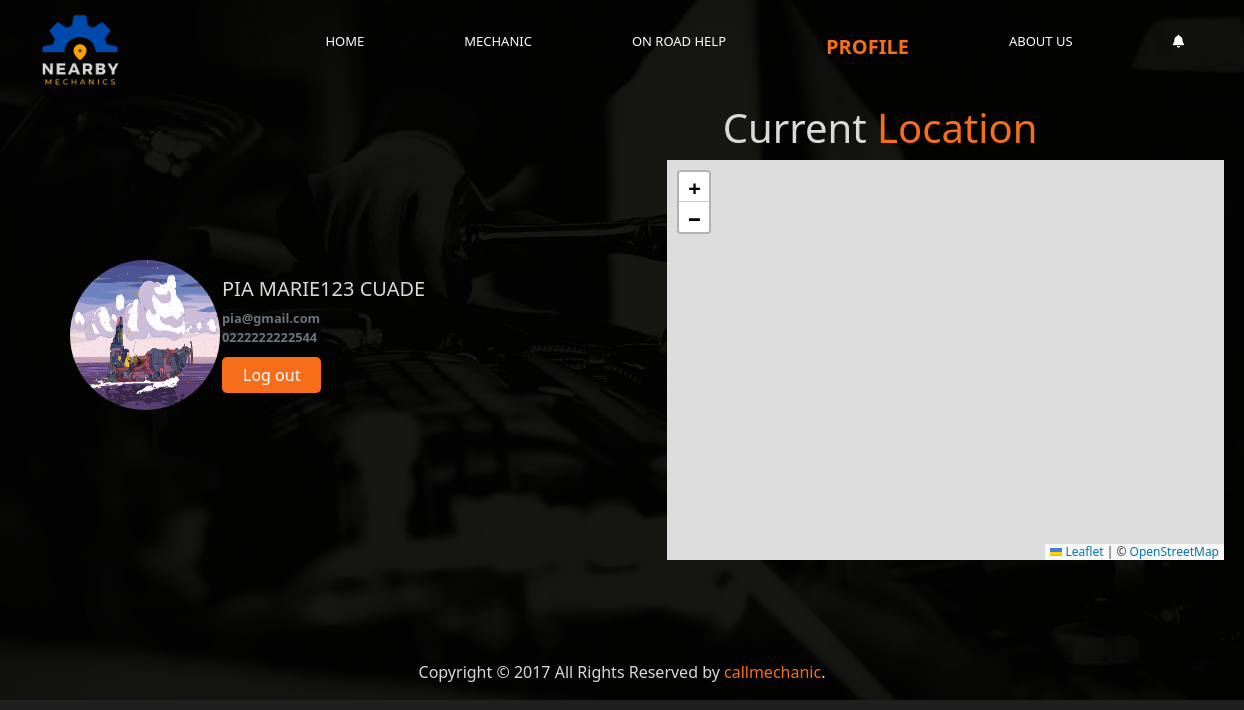
The page /userprofile.php (signed in) on the database its author committed.
### tables this page shows
CREATE TABLE `user` (
  `user_id` int(11) NOT NULL,
  `first_name` varchar(100) NOT NULL,
  `last_name` varchar(100) NOT NULL,
  `birthdate` date NOT NULL,
  `gender` varchar(100) NOT NULL,
  `contactno` varchar(100) NOT NULL,
  `email` varchar(100) NOT NULL,
  `password` varchar(100) NOT NULL,
  `profile_pic` varchar(1000) NOT NULL
);

### userprofile.php (the view, shortened to what this page needs)
<!DOCTYPE html>
<html>
<head lang="en">
    <link rel="stylesheet" href="https://cdn.jsdelivr.net/npm/bootstrap@4.0.0/dist/css/bootstrap.min.css">
</head>
<body>
    <header>
        <div class="logo">
                            <img src="image/NEARMELOGO.png">
        </div>
        <nav>
            <ul>
                <li>
                    <a href="home.php">HOME</a>
                </li>
                <li>
                    <a href="mech.php">MECHANIC</a>
                </li>
                <li>
                    <a href="forum.php">ON ROAD HELP</a>
                </li>
                <li>
                    <a href="userprofile.php" class="active">PROFILE</a>
                </li>
                <li>
                    <a href="aboutus.php">ABOUT US</a>
                </li>
                <li>
    <a href="notifications.php"><i class="fas fa-bell"></i></a>
</li>
            </ul>
        </nav>
    </header>
    <div class="mainbody" style="margin-top:5px;">
    <div class="d-flex justify-content-between" style="margin-left:50px; display: flex; align-items: center;">
        <?php
        require 'utils/config.php';
        $userid = $_SESSION['user_id'];
        $sql = "SELECT * FROM `user` WHERE user_id=$userid";
        $dataset = $connect->query($sql) or die("Error query");
        if ($dataset->num_rows > 0) {
            while ($row = $dataset->fetch_array()) {
                $name = $row['1'] . " " . $row['2'];
                $email = $row['6'];
                $no = $row['5'];
                $pic = $row['8'];
        ?>
        <div style="width: 50%; padding: 20px; margin-left: 5opx;">
            <table style="width: 100%;">
                <tr>
                    <td rowspan="2" style="width: 25%;">
                        <img src="image/<?php echo $pic; ?>" alt="" srcset="" class="avatar">
                    </td>
                    <td style="padding:2px;">
                        <h5><a href="mechprofile.php" style="text-decoration:none;color:#D9D9D9;"><?php echo $name; ?></a></h5>
                        <div class="text-muted small" style="font-weight:600;color:#D9D9D9;">
                            <?php echo $email; ?>
                        </div>
                        <div class="text-muted small" style="font-weight:600;color:#D9D9D9;">
                            <?php echo $no; ?>
                        </div>
                        <a href="login.php?logout=1" class="btn" style="background-color:#F86D1A; color:white; padding: 5px 20px; text-decoration: none; display: inline-block; margin-top: 10px; border-radius: 5px;">Log out</a>
                    </td>
                </tr>
            </table>
        </div>
        <div style="width: 50%; padding: 20px;">
            <link rel="stylesheet" href="https://unpkg.com/leaflet@1.9.2/dist/leaflet.css" />
               <div class="nearbymech">
                <div class="jumbotrontitle" style="margin-top:-1%;">
                    <h1 style="color:#D9D9D9;font-size: 40px;">Current<span style="color:#F86D1A"> Location</span></h1>
                </div>
            </div>
            <main>
                <div id="map"></div>
            </main>
        </div>
        <?php
            }
        }?>
    </div>
</div>
    <footer class="site-footer">
        <div class="container" style=" margin-top:5%;">
            <center>
                <hr>
                <p style="color:#D9D9D9;">Copyright &copy; 2017 All Rights Reserved by
                    <span style="color:#F86D1A;">callmechanic</span>.
                </p>
            </center>
        </div>
    </footer>
</body>
</html>

### userprofile.php (style rules this page uses)
* { font-family: system-ui, -apple-system, BlinkMacSystemFont, 'Segoe UI', Roboto, Oxygen, Ubuntu, Cantarell, 'Open Sans', 'Helvetica Neue', sans-serif; padding: 0; margin: 0; box-sizing: border-box; list-style: none; text-decoration: none; }
body { background-color: #1F1F1F; overflow-x: hidden; overflow-y: auto; color:white; background-image: url('img/BCKGROUND.jpg'); background-size: cover; background-position: center; background-repeat: no-repeat; }
header { width: 100%; height: 60px; display: flex; align-items: center; justify-content: space-between; padding: 0 10px; margin: 0 auto; margin-top: 2%; }
body { background-color: #1F1F1F; }
img { width: 100%; }
.logo { width: 100px; height: 100px; margin-left: 20px; }
nav ul { display: flex; }
nav ul li a { color: white; display: block; margin: 0; font-size: 13px; padding-right: 50px; padding-left: 50px; padding-top: 20px; padding-bottom: 20px; transition: 0.2s; text-decoration: none; }
nav ul li a.active { font-size: 20px; font-weight: bold; color: #F86D1A; }
.mainbody { margin-top: 0px; }
.jumbotrontitle { width: 100%; margin-top: 15%; margin-left: 10%; }
h1 { font-size: 100px; }
table { width: 100%; }
.avatar { vertical-align: middle; width: 150px; height: 150px; border-radius: 50%; }
#map { height: 400px; width: 100%; }

### rows shown on the page
user: profile_pic (picture), name "PIA MARIE123 CUADE", email "pia@gmail.com", contactno "0222222222544"
